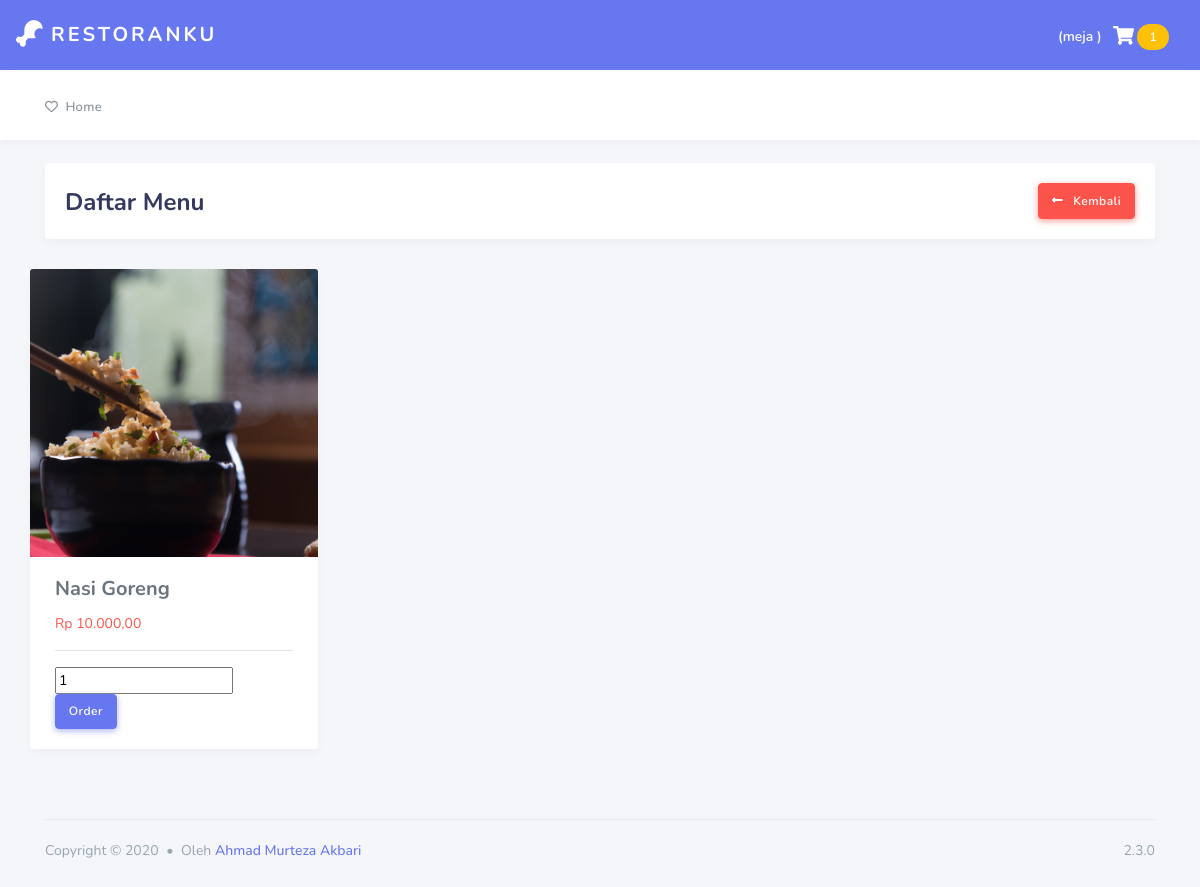
Screenshot of /public/Customer/menu/NS-01 with the database file from the repository.
### tables this page shows
CREATE TABLE `menu` (
  `kd_menu` varchar(10) NOT NULL,
  `name_menu` varchar(50) NOT NULL,
  `kategori_id` varchar(10) NOT NULL,
  `harga` int(11) NOT NULL,
  `description` text NOT NULL,
  `status` enum('tersedia','tidak_tersedia') NOT NULL,
  `photo` varchar(255) NOT NULL
);

### app/core/Controller.php (called while the page is built, shortened)
<?php
class Controller {
	public function view($view, $data = []) {
		include '../app/views/'. $view .'.php';
	}
}
?>

### app/controllers/Customer.php (called while the page is built, shortened)
<?php
class Customer extends Controller {
	public $Customer;
	public function __construct() {
		$this->Customer = new Customer_model;
	}
	public function menu($id) {
		$data['title'] = 'Menu';
		$data['menu'] = $this->Customer->getMenuById($id);
		$data['customer'] = $this->Customer->getSingleDataById('meja', 'id', $_SESSION['customer']);
		$this->view('customer/menu', $data);
	}
}
?>

### app/core/App.php (called while the page is built, shortened)
<?php
class App {
	protected $method = 'index';
	protected $params = [];
	public function __construct() {
		$url = $this->parseURL();
		if ( file_exists('../app/controllers/'. $url[0] . '.php') ) {
			unset($url[0]);
		}
		$this->controller = new $this->controller;
		if ( isset($url[1]) ) {
			if ( method_exists($this->controller, $url[1]) ) {
				$this->method = $url[1];
				unset($url[1]);
			}
		}
		if ( !empty($url) ) {
			$this->params = array_values($url);
		}
		call_user_func_array([$this->controller, $this->method], $this->params);
	}
	public function parseURL() {
		if ( isset($_GET['url']) ) {
			$url = rtrim($_GET['url'], '/');
			$url = filter_var($url, FILTER_SANITIZE_URL);
			$url = explode('/', $url);
			return $url;
		}
	}
}
?>

### public/index.php (called while the page is built, shortened)
<?php
$app = new App();
?>

### app/core/Database.php (called while the page is built, shortened)
<?php
class Database {
    private $host = DB_HOST;
    private $user = DB_USER;
    private $pass = DB_PASS;
    private $db_name = DB_NAME;
    private $dbh;
    private $stmt;
    public function __construct()
    {
        $dsn = 'mysql:host=' . $this->host . ';dbname=' . $this->db_name;
        $option = [
            PDO::ATTR_PERSISTENT => true,
            PDO::ATTR_ERRMODE => PDO::ERRMODE_EXCEPTION
        ];
        try {
            $this->dbh = new PDO($dsn, $this->user, $this->pass, $option);
        } catch(PDOException $e) {
            die($e->getMessage());
        }
    }
    public function query($query)
    {
        $this->stmt = $this->dbh->prepare($query);
    }
    public function bind($param, $value, $type = null)
    {
        if( is_null($type) ) {
            switch( true ) {
                case is_null($value) :
                    $type = PDO::PARAM_NULL;
                    break;
                default :
                    $type = PDO::PARAM_STR;
            }
        }
        $this->stmt->bindValue($param, $value, $type);
    }
    public function execute()
    {
        $this->stmt->execute();
    }
    public function resultAll()
    {
        $this->execute();
        return $this->stmt->fetchAll(PDO::FETCH_ASSOC);
    }
}

### app/models/Customer_model.php (called while the page is built, shortened)
<?php
class Customer_model {
	private $db;
	public function __construct() {
		$this->db = new Database;
	}
	public function getMenuById($id) {
		$sql = "SELECT * FROM menu
              	WHERE kategori_id = :id";
 		$this->db->query($sql);
        $this->db->bind('id', $id);
        return $this->db->resultAll();
	}
	public function getSingleDataById($table, $field, $id) {
		$sql = "SELECT * FROM $table WHERE $field = :id";
 		$this->db->query($sql);
		$this->db->bind('id', $id);
        return $this->db->single();
	}
}
 ?>

### app/views/customer/menu.php (the view, shortened to what this page needs)
<div class="main-content">
  <section class="section">
    <div class="section-header">
      <h1>Daftar Menu</h1>
      <div class="section-header-breadcrumb">
        <a href="<?= BASEURL ?>Customer/index" class="btn btn-danger">
          <i class="fas fa-long-arrow-alt-left"></i>&nbsp;&nbsp;
          Kembali
        </a>
      </div>
    </div>
    <div class="section-body">
      <div class="row">
        <?php foreach ($data['menu'] as $row) : ?>
          <div class="card" style="width: 18rem;">
            <img src="<?= BASEURL; ?>assets/uploads/<?= $row['photo'] ?>" class="card-img-top" alt="<?= $row['name_menu'] ?>">
            <div class="card-body">
              <h5 class="card-title"><?= $row['name_menu'] ?></h5>
              <span class="price-new text-danger"><?= "Rp " . number_format($row['harga'], 2, ',', '.') ?></span>
              <hr>
              <form id="orderForm">
                <input type="number" name="jumlah" value="1">
                <input type="submit" id="orderBtn" value="Order" class="btn btn-primary">
              </form>
            </div>
          </div>
        <?php endforeach; ?>
      </div>
    </div>
  </section>
</div>

### rows the page displays
menu: photo (picture), name_menu "Nasi Goreng", harga "10.000,00"
